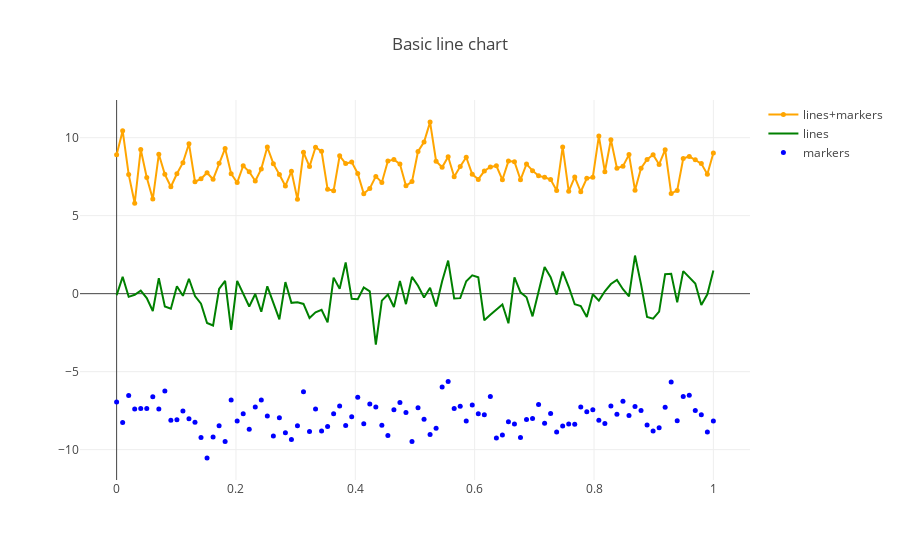

The code cell stored with this chart in its notebook:
### Code cell
# 更复杂的散点图和折线图
N = 100
random_x = np.linspace(0, 1, N)
random_y_0 = np.random.randn(N)+8
random_y_1 = np.random.randn(N)
random_y_2 = np.random.randn(N)-8

# 产生三条折线图，分别为散点+折线，折线，散点
trace_0 = go.Scatter(x=random_x, y=random_y_0, mode='lines+markers', name='lines+markers', 
                   marker=go.scatter.Marker(color='orange', size=5))

trace_1 = go.Scatter(x=random_x, y=random_y_1, mode='lines', name='lines', 
                     marker=dict(color='green'))

trace_2 = go.Scatter(x=random_x, y=random_y_2, mode='markers', name='markers', 
                   marker=go.scatter.Marker(color='blue', size=5))

data = [trace_0, trace_1, trace_2]
layout = go.Layout(title='Basic line chart', hovermode='closest')

fig = dict(data=data, layout = layout)
plotly.offline.iplot(fig)
